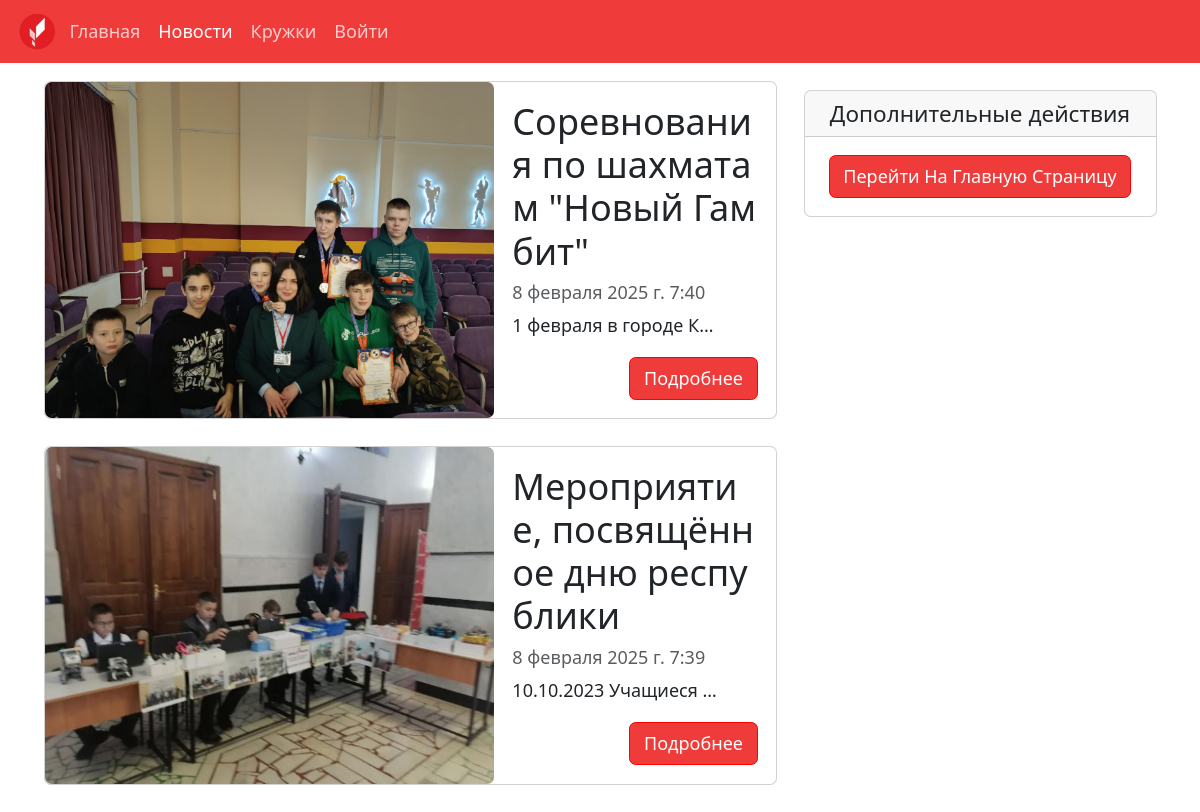
The page /news/ on the database as committed earlier.
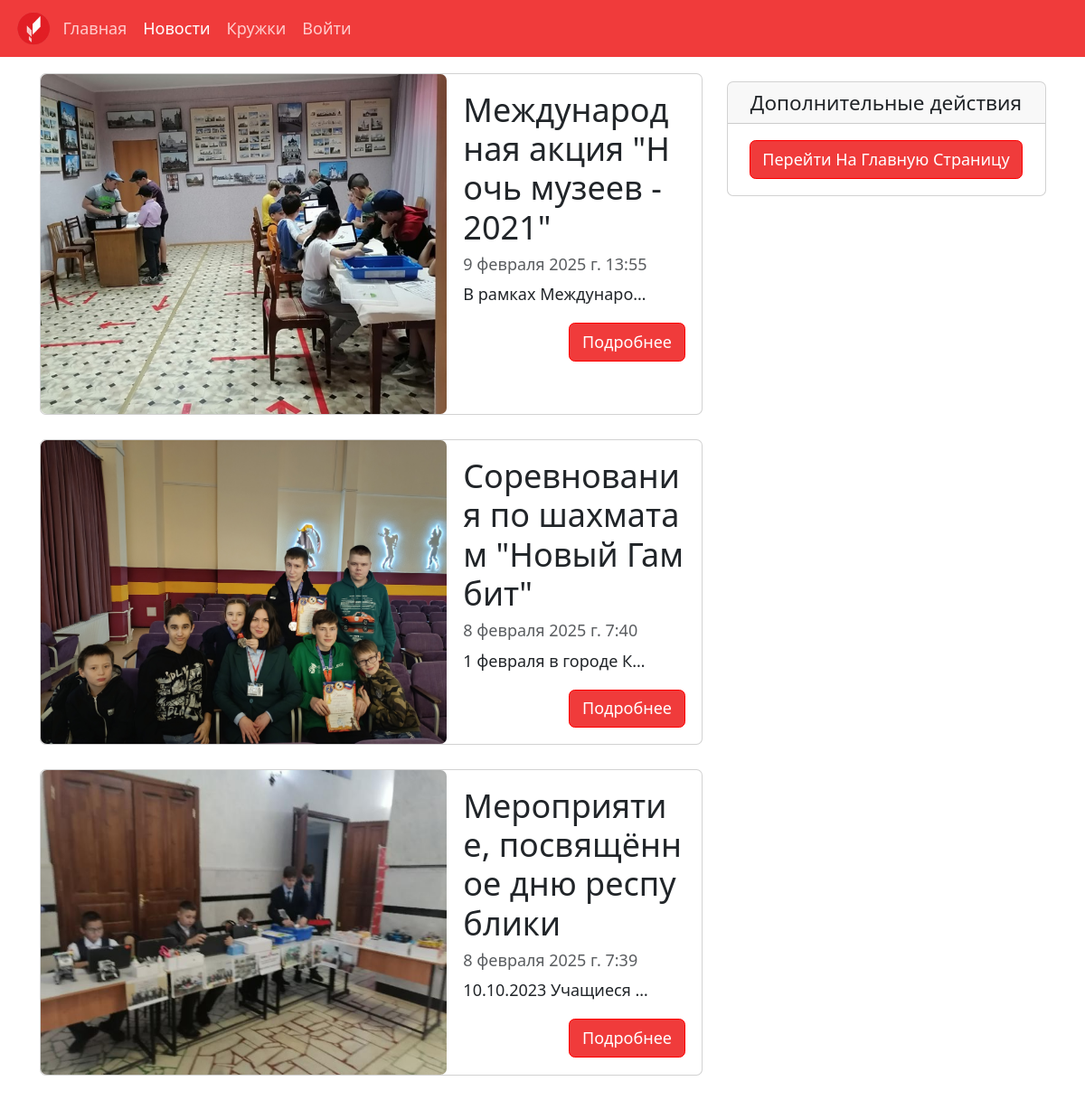
The same page on the database as committed later.
### news/models.py (models this page shows, shortened)
class News(models.Model):
    title = models.CharField(max_length=200)
    author = models.ForeignKey(
        'auth.User',
        on_delete=models.CASCADE,
    )
    body = models.TextField()
    date = models.DateTimeField(auto_now_add=True)
    image = models.ImageField(upload_to='images/')
    class Meta:
        ordering = ['-date',]
        verbose_name = 'Новость'
        verbose_name_plural = 'Новости'

### news/views.py (the view)
# urls.py: path('news/', BlogListView.as_view(), name='news'),
class BlogListView(ListView):
    model = News
    template_name = 'news.html'

### templates/news.html (shortened to what this page needs)
{% extends 'base.html' %}
{% load static %}
    {% block content %}
        <div class="container">
            <div class="row">
                <div class="col-md-8 mt-3 left">
                    {% for post in object_list %}
                    <div class="news-card">
                        <div class="image-news">
                            <img src="{{ post.image.url }}" alt="Image">
                        </div>
                        <div class="news-post">
                            <div class="card-body">
                                <h2 class="card-title">{{ post.title }}</h2>
                                <p class="card-text text-muted h6" id="card-body-data">{{ post.date }}</p>
                                <p class="card-text" id="card-body-text">{{ post.body | slice:":100" }}</p>
                                <div class="buttonNews">
                                    <a href="{% url 'post_detail' post.pk %}" class="btn btn-dark" id="but-body-text-change"><span>Подробнее</span></a>
                                </div>
                            </div>
                        </div>
                    </div>
                    {% endfor %}
                </div>
                <div class="col-md-4 float-right">
                    <div class="card my-4">
                        <h5 class="card-header">Дополнительные действия</h5>
                        <div class="card-body" id="cardbody-info">
                            <a href="{% url 'index' %}" class="btn btn-dark">Перейти На Главную Страницу</a>
                        </div>
                    </div>
                </div>
            </div>
        </div>
    {% endblock content %}

### templates/base.html (shortened to what this page needs)
<!DOCTYPE html>
{% load static %}
<html lang="ru">
<head>
    <link href="{% static 'css/base.css' %}" rel="stylesheet">
    <link rel="stylesheet" href="{% static 'css/style.css' %}">
    <link href="https://cdn.jsdelivr.net/npm/bootstrap@5.3.3/dist/css/bootstrap.min.css" rel="stylesheet"
>
</head>
<body class="{% block body_class %}{% endblock %}">
    {% block header %}
    <header>
        <nav class="navbar navbar-expand-lg bg-body-tertiary" id="mn-navbar">
            <div class="container-fluid">
                <img src="{% static 'Images/icon.png' %}" aria-current="page" alt="icon" id="logo-image">
                <div class="collapse navbar-collapse" id="navbarNav">
                    <ul class="navbar-nav" id="nav-bar">
                        <li class="nav-item">
                            <a class="nav-link" aria-current="page" href="{% url 'index' %}">Главная</a>
                        </li>
                        <li class="nav-item">
                            <a class="nav-link" aria-current="page" href="{% url 'news' %}">Новости</a>
                        </li>
                        <li class="nav-item">
                            <a class="nav-link" aria-current="page" href="{% url 'activities' %}">Кружки</a>
                        </li>
                        {% if user.is_superuser %}
                        <li class="nav-item">
                            <a class="nav-link" href="{% url 'exit' %}">Выйти</a>
                        </li>
                        {% else %}
                        <li class="nav-item">
                            <a class="nav-link" href="{% url 'login' %}">Войти</a>
                        </li>
                        {% endif %}
                    </ul>
                </div>
            </div>
        </nav>
    </header>
    {% endblock header %}
    {% block content %}
    {% endblock content %}
</body>
</html>

### static/css/base.css (style rules this page uses)
.navbar-nav .nav-link.active, .navbar-nav .nav-link.show { color: white !important; }
#mn-navbar { background-color: rgb(240, 59, 59) !important; }
.nav-link { color: rgb(255, 204, 204) !important; }
.btn-dark { background-color: rgb(240, 59, 59) !important; --bs-btn-border-color: red !important; }
.image-news { display: flex; }
.image-news>img { width: 100%; border-radius: 0.375rem; }
.news-post { display: flex; width: 50%; }
.news-card { --bs-card-spacer-y: 1rem; --bs-card-spacer-x: 1rem; --bs-card-title-spacer-y: 0.5rem; --bs-card-title-color: ; --bs-card-subtitle-color: ; --bs-card-border-width: var(--bs-border-width); --bs-card-border-color: var(--bs-border-color-translucent); --bs-card-border-radius: var(--bs-border-radius); --bs-card-box-shadow: ; --bs-card-inner-border-radius: calc(var(--bs-border-radius) -(var(--bs-border-width))); --bs-card-cap-padding-y: 0.5rem; --bs-card-cap-padding-x: 1rem; --bs-card-cap-bg: rgba(var(--bs-body-color-rgb), 0.03); --bs-card-cap-color: ; --bs-card-height: ; --bs-card-color: ; --bs-card-bg: var(--bs-body-bg); --bs-card-img-overlay-padding: 1rem; --bs-card-group-margin: 0.75rem; position: relative; display: flex; flex-direction: row; min-width: 0; height: var(--bs-card-height); color: var(--bs-body-color); word-wrap: break-word; background-color: var(--bs-card-bg); background-clip: border-box; border: var(--bs-card-border-width) solid var(--bs-card-border-color); border-radius: var(--bs-card-border-radius); margin-bottom: 1.5rem !important; }
.buttonNews { align-self: flex-end; justify-content: end; display: flex; }
#logo-image { width: 2%; }
#cardbody-info { text-align: center; }
.card-header { text-align: center; }
.card-title { word-break: break-all; }
@media (max-width: 1200px) { .image-news { width: 85%; } }
@media (max-width: 1200px) { #card-body-text { overflow: hidden; white-space: nowrap; text-overflow: ellipsis; max-width: 20ch; } }
@media (max-width: 8000px) { .image-news { width: 85%; } }
@media (max-width: 2000px) { #logo-image { width: 3%; } }
@media (max-width: 2000px) { .image-news { width: 85%; } }
@media (max-width: 1500px) { #logo-image { width: 4%; } }
@media (max-width: 1500px) { .image-news { width: 80%; } }

### static/css/style.css (style rules this page uses)
* { font-size: 18px; }

Rows that differ between the two databases and show on the page:
added News: image (picture), title "Международная акция \"Ночь музеев - 2021\"", date "9 февраля 2025 г. 13:55", body "В рамках Междунаро…"
